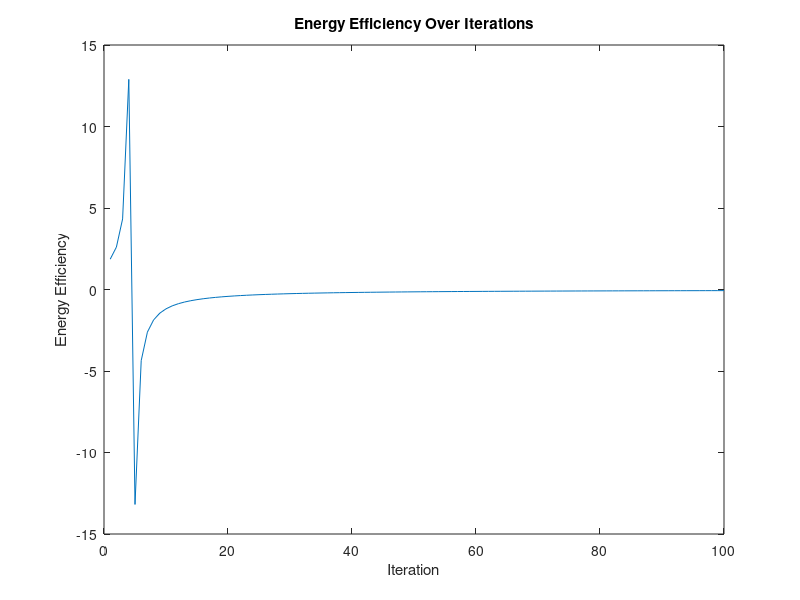

The MATLAB source for this figure:
function main
    % Simulation parameters
    numAPs = 5;  % Number of Access Points
    numUEs = 10; % Number of User Equipments
    maxIterations = 100;

    % Initialize random system parameters
    powerAPs = 10 * rand(numAPs, 1); % Maximum power available at each AP
    bandwidths = randi([5, 20], numAPs, 1); % Bandwidths available at each AP
    userRequirements = randi([1, 5], numUEs, 1); % Data rate requirements for each UE

    % Random channel gains matrix for APs to UEs
    channelGains = rand(numAPs, numUEs);

    % Array to store energy efficiency per iteration
    energyEfficiency = zeros(maxIterations, 1);
    bestEfficiency = 0; % Best efficiency observed
    bestPowerAllocation = zeros(numAPs, numUEs); % Best power allocation matrix
    bestBandwidthAllocation = zeros(numAPs, numUEs); % Best bandwidth allocation matrix

    % Begin optimization
    for i = 1:maxIterations
        [powerAllocation, subcarrierAllocation] = allocateResources(powerAPs, bandwidths, userRequirements, channelGains, bestPowerAllocation, bestBandwidthAllocation, bestEfficiency);

        % Evaluate the current energy efficiency
        energyEfficiency(i) = evaluateEnergyEfficiency(powerAllocation, channelGains, powerAPs);

        % Store best allocation if current efficiency is better
        if energyEfficiency(i) > bestEfficiency
            bestEfficiency = energyEfficiency(i);
            bestPowerAllocation = powerAllocation;
            bestBandwidthAllocation = subcarrierAllocation;
        end

        % Update the power and bandwidth based on allocation feedback
        [powerAPs, bandwidths] = updateNetworkResources(powerAllocation, subcarrierAllocation, powerAPs, bandwidths);
    end

    % Output results
    disp('Simulation completed.');
    figure; plot(energyEfficiency); title('Energy Efficiency Over Iterations'); xlabel('Iteration'); ylabel('Energy Efficiency');
    disp('Energy Efficiency Metrics:');
    disp(energyEfficiency);
end

function [powerAllocation, subcarrierAllocation] = allocateResources(powerAPs, bandwidths, userRequirements, channelGains, bestPowerAllocation, bestBandwidthAllocation, bestEfficiency)
    numAPs = length(powerAPs);
    numUEs = length(userRequirements);
    powerAllocation = zeros(numAPs, numUEs);
    subcarrierAllocation = zeros(numAPs, numUEs);

    % Allocation logic: Use best allocation as a base if it was good, otherwise random
    if bestEfficiency > 0
        % Use historical best allocations as a baseline
        powerAllocation = bestPowerAllocation;
        subcarrierAllocation = bestBandwidthAllocation;
    else
        % Random allocation as before
        for ap = 1:numAPs
            for ue = 1:numUEs
                if rand > 0.5
                    powerAllocation(ap, ue) = rand * powerAPs(ap);
                    subcarrierAllocation(ap, ue) = 1;
                end
            end
        end
    end
end

function ee = evaluateEnergyEfficiency(powerAllocation, channelGains, powerAPs)
    if isequal(size(powerAllocation), size(channelGains))
        energyUsed = sum(sum(powerAllocation .* channelGains));
        totalPower = sum(powerAPs);
        ee = energyUsed / totalPower;
    else
        error('Dimension mismatch between powerAllocation and channelGains.');
    end
end

function [newPowerAPs, newBandwidths] = updateNetworkResources(powerAllocation, subcarrierAllocation, powerAPs, bandwidths)
    powerUsed = sum(powerAllocation, 2);
    newPowerAPs = powerAPs - powerUsed * 0.1; % Reduce power by 10% of the used power
    bandwidthUsed = sum(subcarrierAllocation, 2);
    newBandwidths = bandwidths - bandwidthUsed * 0.1; % Reduce bandwidth by 10% of the used bandwidth
end
